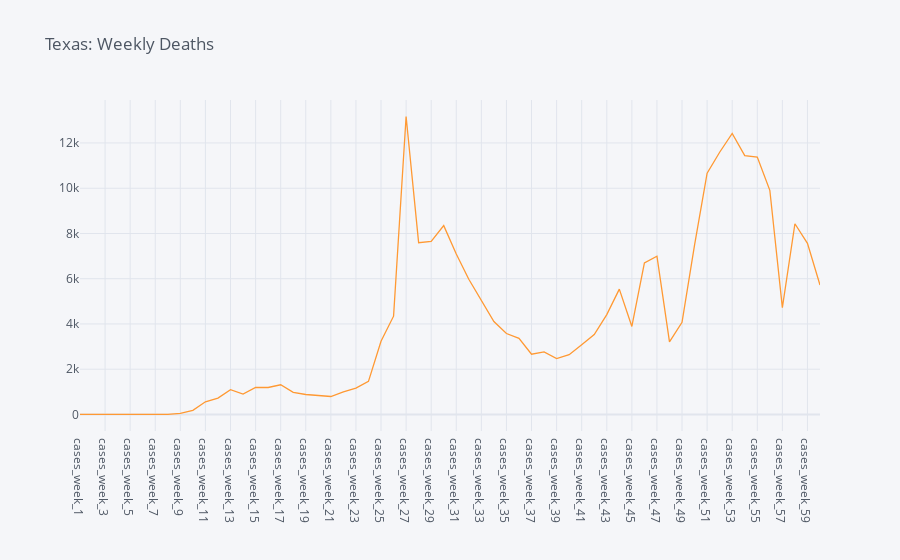

Source (notebook cell):
### Markdown cell above
#### From the weekly deahts in Texas, a sharp increase can be seen on week 27 of 2020 and at the end of 2020 which can be explained by the holiday season

### Code cell
TexasDailyDeathsTotal = TexasWeelyDeathsFin.groupby(['State']).sum()
TexasDailyDeathsTotal.drop(['countyFIPS', 'StateFIPS', 'population'], axis=1, inplace=True)
tfff = TexasDailyDeathsTotal.T
tfff.iplot(kind='scatter', title='Texas: Weekly Deaths')

### Figure 1 — Plotly figure (JSON) as saved in the notebook; plotly's stock layout.template omitted (floating-point values rounded to 4 significant figures)
{"data": [{"line": {"color": "rgba(255, 153, 51, 1.0)", "dash": "solid", "shape": "linear", "width": 1.3}, "mode": "lines", "name": "TX", "text": "", "type": "scatter", "x": ["cases_week_1", "cases_week_2", "cases_week_3", "cases_week_4", "cases_week_5", "cases_week_6", "cases_week_7", "cases_week_8", "cases_week_9", "cases_week_10", "cases_week_11", "cases_week_12", "cases_week_13", "cases_week_14", "cases_week_15", "cases_week_16", "cases_week_17", "cases_week_18", "cases_week_19", "cases_week_20", "cases_week_21", "cases_week_22", "cases_week_23", "cases_week_24", "cases_week_25", "cases_week_26", "cases_week_27", "cases_week_28", "cases_week_29", "cases_week_30", "cases_week_31", "cases_week_32", "cases_week_33", "cases_week_34", "cases_week_35", "cases_week_36", "cases_week_37", "cases_week_38", "cases_week_39", "cases_week_40", "cases_week_41", "cases_week_42", "cases_week_43", "cases_week_44", "cases_week_45", "cases_week_46", "cases_week_47", "cases_week_48", "cases_week_49", "cases_week_50", "cases_week_51", "cases_week_52", "cases_week_53", "cases_week_54", "cases_week_55", "cases_week_56", "cases_week_57", "cases_week_58", "cases_week_59", "cases_week_60"], "y": [0, 0, 0, 0, 0, 0, 0, 6, 49, 180, 559, 723, 1097, 902, 1198, 1192, 1311, 977, 882, 847, 793, 998, 1165, 1462, 3236, 4343, 13168, 7589, 7650, 8347, 7093, 5975, 5056, 4105, 3576, 3365, 2661, 2764, 2468, 2641, 3084, 3535, 4413, 5541, 3889, 6696, 6997, 3208, 4075, 7492, 10667, 11590, 12422, 11443, 11377, 9909, 4725, 8429, 7562, 5720]}], "layout": {"legend": {"bgcolor": "#F5F6F9", "font": {"color": "#4D5663"}}, "paper_bgcolor": "#F5F6F9", "plot_bgcolor": "#F5F6F9", "title": {"font": {"color": "#4D5663"}, "text": "Texas: Weekly Deaths"}, "xaxis": {"gridcolor": "#E1E5ED", "showgrid": true, "tickfont": {"color": "#4D5663"}, "title": {"font": {"color": "#4D5663"}, "text": ""}, "zerolinecolor": "#E1E5ED"}, "yaxis": {"gridcolor": "#E1E5ED", "showgrid": true, "tickfont": {"color": "#4D5663"}, "title": {"font": {"color": "#4D5663"}, "text": ""}, "zerolinecolor": "#E1E5ED"}}}
